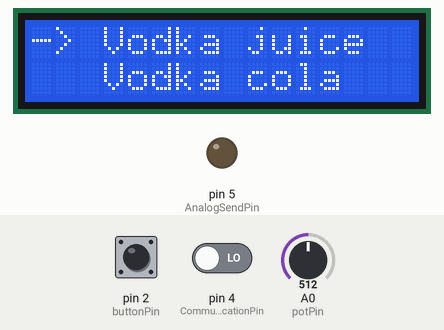
The sketch below on a simulated Arduino Uno, built with avr-gcc and run on an emulated ATmega328P. Shown: 16×2 character LCD, output pins drawn as LEDs (lit = HIGH). Inputs (shaded band) come from the test bench; at power-on: A0 (potPin) = 512, pin 2 (buttonPin) LOW, pin 4 (CommunicationPin) LOW. What the sketch prints to the serial monitor is not drawn.

Above: at 1.2 s.
1.3 s: A0 (potPin) set to 716
At 1.56 s:
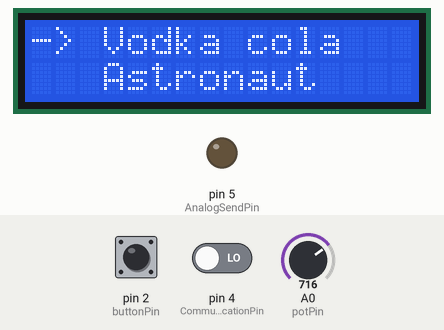
3.6 s: A0 (potPin) set to 511
At 3.87 s:
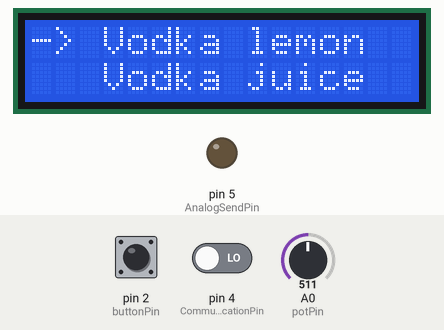
6.3 s: pin 2 (buttonPin) pulled HIGH for 0.15 s
At 7.1 s:
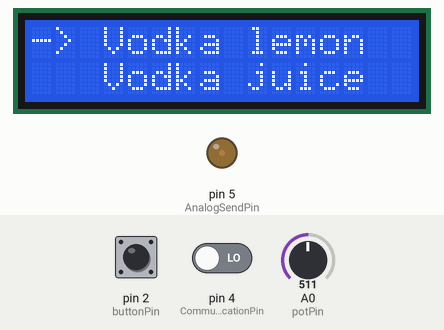
7.9 s: pin 4 (CommunicationPin) driven HIGH
At 9.2 s:
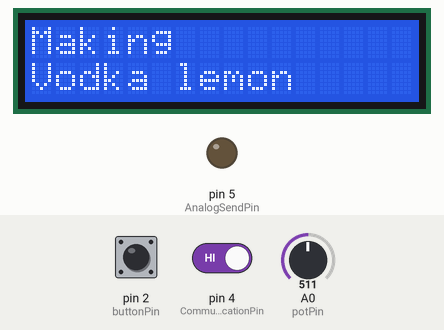
9.7 s: pin 4 (CommunicationPin) driven LOW
At 11.3 s:
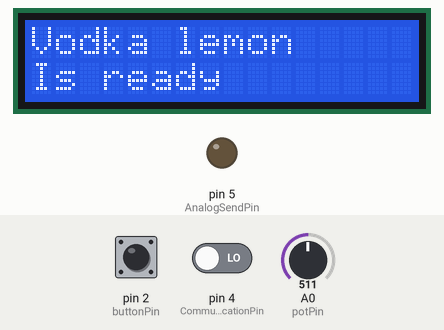
Timing chart, 0 to 12.3 s (numbered marks = the images above; inputs shaded):
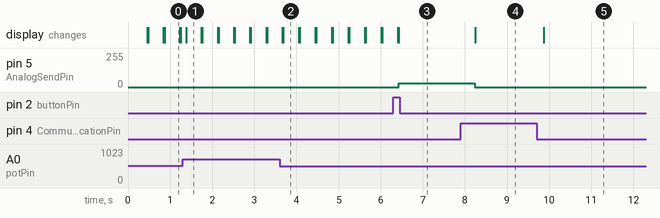

Measured:
- after the input at 1.3 s, the display: changes after 0.08 s (image 1)
- after the input at 3.6 s, the display: first differs from a run without the input after 0.09 s (image 2)
- after the input at 6.3 s, pin 5 (AnalogSendPin): 0/255 → 28/255 after 0.13 s
- after the input at 7.9 s, pin 5 (AnalogSendPin): 28/255 → 0/255 after 0.33 s; the display: changes after 0.35 s (image 4)
- after the input at 9.7 s, the display: changes after 0.17 s (image 5)

The sketch:

LEDController_Analog.ino
```cpp
#include <LiquidCrystal_I2C.h>

String data;
int analogValue;

// Set the LCD number of columns and rows
int lcdColumns = 16;
int lcdRows = 2;

// Set LCD address, number of columns and rows
// If you don't know your display address, run an I2C scanner sketch
LiquidCrystal_I2C lcd(0x27, lcdColumns, lcdRows);

// Define pin assignments
const int potPin = A0;   // Connect potentiometer to A0
const int buttonPin = 2; // Connect button to D2
const int CommunicationPin = 4;
const int AnalogSendPin = 5;

int drinkIndex = 0;  // Index of the currently highlighted drink
String drinks[] = {"Gin Hass", "Gin lemon", "Rom og cola", "Vodka lemon", "Vodka juice", "Vodka cola", "Astronaut", "Long island"};
int numDrinks = sizeof(drinks) / sizeof(drinks[0]); // Number of drinks

void setup() {
  Serial.begin(115200);
  // Initialize LCD
  lcd.init();
  // Turn on LCD backlight
  lcd.backlight();

  // Set button pin as input
  pinMode(CommunicationPin, INPUT);
  pinMode(AnalogSendPin, OUTPUT);
  pinMode(buttonPin, INPUT);
}

void loop() {
  // Read analog input from potentiometer
  int sensorValue = analogRead(potPin);

  // Map the potentiometer value to the range of drinks
  drinkIndex = map(sensorValue, 0, 1023, 0, numDrinks);

  // Ensure drinkIndex stays within the bounds
  drinkIndex = constrain(drinkIndex, 0, numDrinks - 1);

  int nextIndex = (drinkIndex + 1) % numDrinks;

  // Display the highlighted drink on the LCD
  lcd.setCursor(0, 0);
  lcd.print("-> ");
  lcd.print(drinks[drinkIndex]);

  // Display the next drink on the LCD
  lcd.setCursor(0, 1);
  if (nextIndex != 0) {
    lcd.print("   ");
    lcd.print(drinks[nextIndex]);
  }

  // Check if the button is pressed to select the drink
  if (digitalRead(buttonPin) == HIGH) {
    Serial.print("Selected Drink: ");
    Serial.println(drinks[drinkIndex]);


  // Calculate the analog value based on the drink index
  analogValue = (drinkIndex * 32) + 16;  // Each segment is 32, and we add 16 to get the midpoint

  // Send analogValue to the PIC
  analogWrite(AnalogSendPin, analogValue / 4);
  delay(1000);


    while (digitalRead(CommunicationPin) == 0) {
      digitalRead(CommunicationPin);
      delay(400);
      // Waiting while the drink is being made
    }
    analogWrite(AnalogSendPin, 0);
    // Display "Making your drink" on the LCD
    lcd.clear();
    lcd.setCursor(0, 0);
    lcd.print("Making");
    lcd.setCursor(0, 1);
    lcd.print(drinks[drinkIndex]);

    while (digitalRead(CommunicationPin) == 1) {
      digitalRead(CommunicationPin);
      delay(400);
    }


    // Display "Your drink is done" on the LCD
    lcd.clear();
    lcd.setCursor(0, 0);
    lcd.print(drinks[drinkIndex]);
    lcd.setCursor(0, 1);
    lcd.print("Is ready");
    delay(10000); // Display for 10 sec before returning to main loop
  }

  delay(100); // Adjust delay as needed
  lcd.clear(); // Clear LCD for next iteration
}
```
